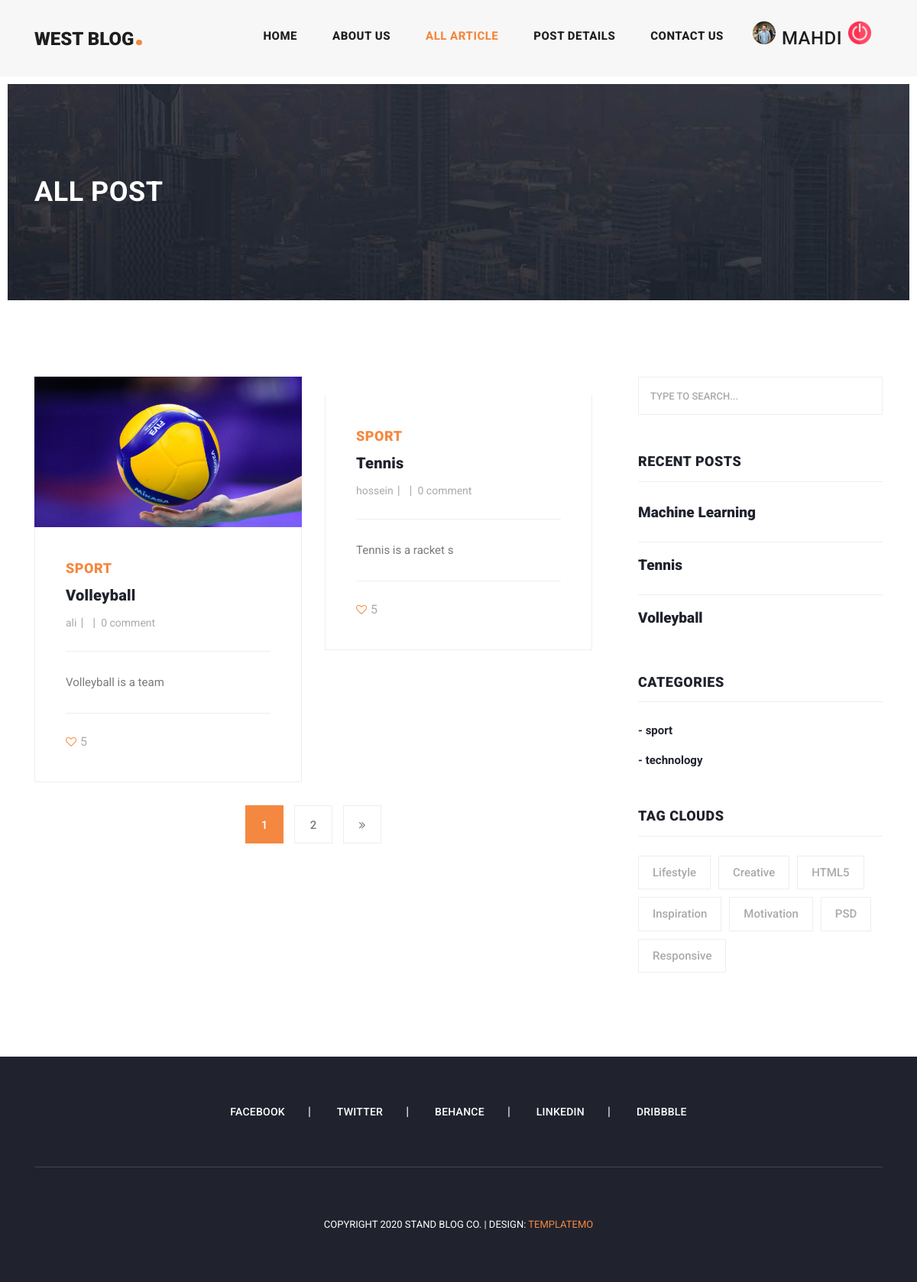
/all_article (signed in), run on the app's committed database.
### account_app/models.py (models this page shows, shortened)
class Profile(models.Model):
    user = models.OneToOneField(User, on_delete=models.CASCADE, verbose_name="کاربر")
    father_name = models.CharField(max_length=30, verbose_name="نام پدر")
    meli_code = models.CharField(max_length=10, verbose_name="کد ملی")
    image = models.ImageField(upload_to="profile/image", blank=True, null=True, verbose_name="عکس")
    class Meta:
        verbose_name = "حساب کاربری"
        verbose_name_plural = "حساب های کاربری"

### article_app/models.py (models this page shows, shortened)
class Article(models.Model):
    author = models.ForeignKey(User, on_delete=models.SET_NULL, null=True, verbose_name="نویسنده")
    category = models.ManyToManyField(Category, related_name='article', verbose_name="دسته بندی")
    title = models.CharField(max_length=50, verbose_name="عنوان" )
    description = models.TextField( verbose_name="توضیحات")
    image = models.ImageField(upload_to='image/article_app', verbose_name="عکس")
    date = models.DateTimeField(auto_now_add=True)
    update = models.DateTimeField(auto_now=True, verbose_name="آخرین بروز رسانی")
    slug = models.SlugField(null=True, unique=True, blank=True, verbose_name="عنوان صفحه")
    def shamsidate(self):
        gdate = self.update.date()
        jdate = jdatetime.fromgregorian(date=gdate)
        return jdate.strftime('%Y/%m/%d')
    shamsidate.short_description = "آخرین بروز رسانی"  #برای تغییر نام در پنل ادمین
    def show_image(self):
        if self.image:
            return format_html(f'<img src="{self.image.url}" width="60px" height="50px">')
        return ('<h2 style="container: revert">این مقاله تصویر ندارد</h2>')
    show_image.short_description = 'تصویر'
    def get_absolute_url(self):
        return reverse("blog:post_view", kwargs={'slug': self.slug})
    class Meta:
        verbose_name = "مقاله"
        verbose_name_plural = "مقالات"

class Category(models.Model):
    title = models.CharField(max_length=50, verbose_name="عنوان")
    credited = models.DateTimeField(auto_now_add=True, verbose_name="تاریخ ایجاد")
    slug = models.SlugField(null=True, unique=True, blank=True, verbose_name="عنوان صفحه")
    def __str__(self):
        return self.title
    class Meta:
        verbose_name = "دسته بندی"
        verbose_name_plural = "دسته بندی ها"

### article_app/views.py (the view)
# urls.py: path('all_article', views.AllPostView.as_view(), name='all_post'),
class AllPostView(ListView):
    model = Article
    template_name = 'article_app/all_article.html'
    context_object_name = 'object_list'
    paginate_by = 2

### context_processors/context_processors.py (called while the page is built, shortened)
def resent_post(request):
    sidebar_article = Article.objects.all().order_by('-date')[:3]
    return {'sidebar_article': sidebar_article}

def category_options(request):
    categoories = Category.objects.all()
    return {'categories': categoories}

### article_app/templates/article_app/all_article.html (shortened to what this page needs)
{% extends 'base.html' %}
{% load static %}
{% load render_partial %}
{% block content %}
    <div class="heading-page header-text">
        <section class="page-heading">
            <div class="container">
                <div class="row">
                    <div class="col-lg-12">
                        <div class="text-content">
                            <h2>all post</h2>
                        </div>
                    </div>
                </div>
            </div>
        </section>
    </div>
    <section class="blog-posts grid-system">
        <div class="container">
            <div class="row">
                <div class="col-lg-8">
                    <div class="all-blog-posts">
                        <div class="row">
                            {% for post in object_list %}
                                <div class="col-lg-6">
                                    <div class="blog-post">
                                        <div class="blog-thumb">
                                            <img src="{{ post.image.url }}" alt="">
                                        </div>
                                        <div class="down-content">
                                            <span>{{ post.category.first }}</span>
                                            <a href="{{ post.get_absolute_url }}"><h4>{{ post.title }}</h4></a>
                                            <ul class="post-info">
                                                <li><a href="#">{{ post.author }}</a></li>
                                                <li><a href="#">{{ post.create_time }}</a></li>
                                                <li><a href="#">{{ post.comments.count }} comment</a></li>
                                            </ul>
                                            <p>{{ post.description|slice:":20" }}</p>
                                            <div class="post-options">
                                                <div class="row">
                                                    <div class="col-lg-12">
                                                        <ul class="post-tags">
                                                            <li><a href="{% url 'blog:like' post.slug post.pk %}"><i
                                                                    class="fa fa-heart-o"></i></a>5
                                                            </li>
                                                        </ul>
                                                    </div>
                                                </div>
                                            </div>
                                        </div>
                                    </div>
                                </div>
                            {% endfor %}
                            <div class="col-lg-12">
                                {% if page_obj.has_other_pages %}
                                    <ul class="page-numbers">
                                        {% for item in page_obj.paginator.page_range %}
                                            {% if page_obj.number == item %}
                                                <li class="active"><a href="?page=
                                                        {{ item }}{% if request.GET.q %}&q={{ request.GET.q }}{% endif %}">{{ item }}</a>
                                                </li>
                                            {% else %}
                                                <li><a href="?page=
                                                        {{ item }}{% if request.GET.q %}&q={{ request.GET.q }}{% endif %}">{{ item }}</a>
                                                </li>
                                            {% endif %}
                                        {% endfor %}
                                        {% if page_obj.has_next %}
                                            <li><a href="?page=
                                                    {{ page_obj.next_page_number }}{% if request.GET.q %}&q={{ request.GET.q }}{% endif %}"><i
                                                    class="fa fa-angle-double-right"></i></a></li>
                                        {% endif %}
                                    </ul>
                                {% endif %}
                            </div>
                        </div>
                    </div>
                </div>
                <div class="col-lg-4">
                    {% include 'includes/sidebar.html' %}
                </div>
            </div>
        </div>
    </section>
{% endblock %}

### templates/base.html (shortened to what this page needs)
{% load static %}
<!DOCTYPE html>
<html lang="en">
  <head>
    {% include 'includes/header_refrence.html' %}
  </head>
  <body>
    <header class="">
      {% include 'includes/header.html' %}
    </header>
{% block content %}
{% endblock %}
    <footer>
      {% include 'includes/footer.html' %}
    </footer>
  </body>
</html>

### templates/includes/header_refrence.html (shortened to what this page needs)
{% load static %}
    <link href="{% static 'bootstrap/css/bootstrap.min.css' %}" rel="stylesheet">
    <link rel="stylesheet" href="{% static 'css/fontawesome.css' %}">
    <link rel="stylesheet" href="{% static 'css/templatemo-stand-blog.css' %}">
    <link rel="stylesheet" href="{% static 'css/owl.css' %}">

### templates/includes/header.html (shortened to what this page needs)
{% load static %}
<nav class="navbar navbar-expand-lg">
    <div class="container">
        <a class="navbar-brand" href=""><h2>West Blog<em>.</em></h2>
            <div class="collapse navbar-collapse" id="navbarResponsive">
                <ul class="navbar-nav ml-auto">
                    <li class="nav-item {% if request.resolver_match.url_name == 'home' %} active {% endif %}">
                        <a class="nav-link" href="{% url 'home_url:home' %}">Home
                        </a>
                    </li>
                    <li class="nav-item">
                        <a class="nav-link" href="">About Us</a>
                    </li>
                    <li class="nav-item {% if request.resolver_match.url_name == 'all_post' %} active {% endif %}">
                        <a class="nav-link" href="{% url 'blog:all_post' %}">all article</a>
                    </li>
                    <li class="nav-item {% if request.resolver_match.url_name == 'post_view' %} active {% endif %}">
                        <a class="nav-link" href="">Post Details</a>
                    </li>
                    <li class="nav-item {% if request.resolver_match.url_name == 'contact' %} active {% endif %}">
                        <a class="nav-link" href="{% url 'contact_us:contact' %}">Contact Us</a>
                    </li>
                    <li class="nav-item">
                        {% if request.user.is_authenticated %}
                            <div class="d-flex">
                                {% if user.profile.image %}
                                    <img src="{{ user.profile.image.url }}" height="30px" width="30"
                                         style="border-radius: 100%">
                                {% else %}
                                    <img src="{% static 'images/profile.png' %}" height="30px" width="30"
                                         style="border-radius: 100%">
                                {% endif %}
                                <a class="nav-link" href="{% url 'account_url:profile' %}">
                                    <h4>{{ request.user.username }}</h4></a>
                                <a href="{% url 'account_url:logout' %}"><img height="30px;" width="30px;"
                                                                              src="{% static 'images/images.png' %}"></a>
                            </div>
                        {% else %}
                            <a class="nav-link" href="{% url 'account_url:login' %}">login</a>
                        {% endif %}
                    </li>
                </ul>
            </div>
    </div>
</nav>

### templates/includes/sidebar.html (shortened to what this page needs)
{% load static %}
<div class="sidebar">
    <div class="row">
        <div class="col-lg-12">
            <div class="sidebar-item search">
                <form id="search_form" name="gs" method="GET" action="{% url 'blog:search' %}">
                    <input type="text" name="q" class="searchText" placeholder="type to search..." autocomplete="on">
                </form>
            </div>
        </div>
        <div class="col-lg-12">
            <div class="sidebar-item recent-posts">
                <div class="sidebar-heading">
                    <h2>Recent Posts</h2>
                </div>
                <div class="content">
                    <ul>
                        {% for post in sidebar_article %}
                            <li><a href="{{ post.get_absolute_url }}">
                                <h5>{{ post.title }}</h5>
                            </a></li>
                        {% endfor %}
                    </ul>
                </div>
            </div>
        </div>
        <div class="col-lg-12">
            <div class="sidebar-item categories">
                <div class="sidebar-heading">
                    <h2>Categories</h2>
                </div>
                <div class="content">
                    <ul>
                        {% for category in categories %}
                            <li><a href="{% url 'blog:category_detail' category.id %}">- {{ category.title }}</a></li>
                        {% endfor %}
                    </ul>
                </div>
            </div>
        </div>
        <div class="col-lg-12">
            <div class="sidebar-item tags">
                <div class="sidebar-heading">
                    <h2>Tag Clouds</h2>
                </div>
                <div class="content">
                    <ul>
                        <li><a href="#">Lifestyle</a></li>
                        <li><a href="#">Creative</a></li>
                        <li><a href="#">HTML5</a></li>
                        <li><a href="#">Inspiration</a></li>
                        <li><a href="#">Motivation</a></li>
                        <li><a href="#">PSD</a></li>
                        <li><a href="#">Responsive</a></li>
                    </ul>
                </div>
            </div>
        </div>
    </div>
</div>

### templates/includes/footer.html
{% load static %}
<div class="container">
    <div class="row">
        <div class="col-lg-12">
            <ul class="social-icons">
                <li><a href="#">Facebook</a></li>
                <li><a href="#">Twitter</a></li>
                <li><a href="#">Behance</a></li>
                <li><a href="#">Linkedin</a></li>
                <li><a href="#">Dribbble</a></li>
            </ul>
        </div>
        <div class="col-lg-12">
            <div class="copyright-text">
                <p>Copyright 2020 Stand Blog Co.
                    | Design: <a rel="nofollow" href="https://templatemo.com" target="_parent">TemplateMo</a></p>
            </div>
        </div>
    </div>
</div>

### templates/includes/footer_refrence.html (shortened to what this page needs)
{% load static %}

### data on the page
Article: image (picture), category.first "SPORT", title "Volleyball", author "ali", comments.count "0", description "Volleyball is a team"
Article: category.first "SPORT", title "Tennis", author "hossein", comments.count "0", description "Tennis is a racket s"
Article: title "Machine Learning"
Category: title "sport"
Category: title "technology"

### other printed values
{{ request.user.username }} "MAHDI"
{{ item }} "1"
{{ item }} "2"
